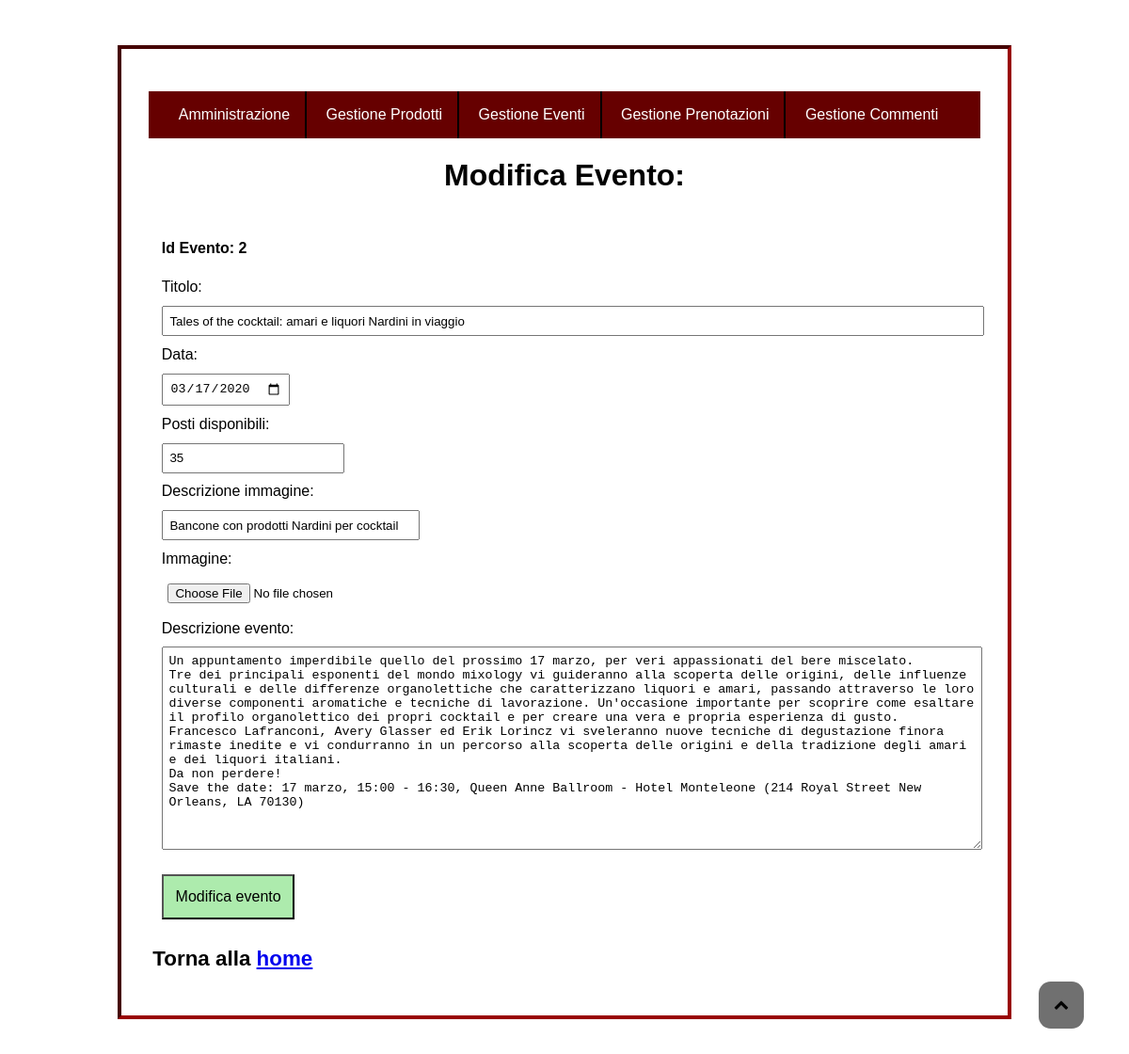
Screenshot of /Admin/form_amministrazione/modelevent.php?idevento=2 with the database file from the repository.
### tables this page shows
CREATE TABLE eventi (
	idevento INT(11) PRIMARY KEY NOT NULL auto_increment,
	evento VARCHAR(255) NOT NULL,	
	desc_evento VARCHAR(3000) NOT NULL,			
	dataZ DATE NOT NULL,							
	posti INT(4) NOT NULL,
	alt VARCHAR(200) DEFAULT NULL,
	imgeventi LONGBLOB DEFAULT NULL,						
	INDEX(dataz)										
);

### Admin/form_amministrazione/modelevent.php (the view, shortened to what this page needs)
<?php
if(isset($_POST['elimina'])){
    if(isset($_POST['check'])){
            foreach ($_POST['check'] as $id){
              $check=mysqli_query($conn, "SELECT * FROM eventi WHERE idevento='$id'") or die ("non esiste l'evento".mysqli_error());
              if(mysqli_num_rows($check)>0){
                $delete_prenotazioni=mysqli_query($conn, "DELETE prenotazioni FROM prenotazioni JOIN eventi ON(eventi.dataZ=prenotazioni.dataevento) WHERE prenotazioni.dataevento=eventi.dataZ");
                $delete=mysqli_query($conn, "DELETE FROM eventi WHERE idevento='$id'") or die ("non eliminato".mysqli_error());
                header('location: queryeliminaeventi.php');
            }
        }
    }
    header('location: queryeliminaeventi.php');
    exit();
}
else{
$id=$_GET['idevento'];
$catalogo=array();
$query=mysqli_query($conn, "SELECT * FROM eventi WHERE idevento='$id'");
	while($row=mysqli_fetch_assoc($query))
{
	$catalogo[]=$row;
}
$mod_event=file_get_contents("modificaevento.html");
foreach($catalogo as $catalogomultiplo)
{
	$mod_event=str_replace('$idevento$', $catalogomultiplo["idevento"], $mod_event);
	$mod_event=str_replace('$evento$', $catalogomultiplo["evento"], $mod_event);
	$mod_event=str_replace('$desc_evento$', $catalogomultiplo["desc_evento"], $mod_event);
	$mod_event=str_replace('$dataZ$', $catalogomultiplo["dataZ"], $mod_event);
	$mod_event=str_replace('$posti$', $catalogomultiplo["posti"], $mod_event);
	$mod_event=str_replace('$alt$', $catalogomultiplo["alt"], $mod_event);
	$mod_event=str_replace('$imgeventi$', $catalogomultiplo["imgeventi"], $mod_event);
}
echo $mod_event;
}
?>

### Admin/amministrazione.css (style rules this page uses)
html, body { max-width:950px; margin: auto; font-family: Georgia, Arial, sans-serif; font-size: 100%; background: url(../img/vignaamm3.jpg); background-repeat: no-repeat; background-attachment: fixed; background-size: cover; }
body { padding-top: 3em; padding-bottom: 3em; }
.btn_btn-success { background: #adebad; font-size:1em; margin-top: 1em; padding: 0.8em; text-decoration: none; color: black; cursor: pointer; }
#myBtn { position: fixed; bottom: 2.4em; right: 3em; z-index: 99; border: none; outline: none; padding: 1em; border-radius: 0.8em; background: #707070; }
#myBtn span { color: black; }
.fa-chevron-up:before { content:"\f077"; }
#adm-content, #corpoform { background: white; padding: 1.8em; border: inset 4px #990000; }
#adm-content h1, #corpoform h1 { text-align: center; }
#adm-content h2, #corpoform h2 { text-align: left; margin-left: 0.2em; font-size: 1.4em; }
#corpoform p { display: block; font-weight: bold; }
#input1, #tipo, #tipologia, #input2, #input3, #input4, #input5, #input6, #input8, #input9, #input10, #input11, #input12, #input13, #input14, #input15, #desc, #image { padding: 0.5em; display: block; margin-top: 0.8em; margin-bottom: 0.8em; }
#input11, #desc { width: 30%; }
#input12 { width: 100%; }
#input13 { width: 100%; height: 15em; }
.adm-form { border: none; }
.intestazione_commento h2, p { display: inline; line-height: 2; }
.header_amm { background: #660000; display: block; z-index: 100; margin: auto; width: 100%; }
#menu_amm li { list-style-type: none; display: inline-block; z-index: 6; padding: 1em; font-size: 1em; border-right: 2px solid black; }
#menu_amm a { text-align: center; }
#menu_amm>li>a { color:white; text-decoration: none; }
#menu_amm { padding-left: 1em; padding-right: 1em; }
#menu_amm>li:last-child { border-right: none; }

### Admin/stampa_amm.css (style rules this page uses)
html, body { max-width: 1000px; margin: auto; font-family: Georgia, Arial, sans-serif; font-size: 100%; background: none; }
body { padding-top: 1em; padding-bottom: 1em; }
.btn_btn-success { text-decoration: none; border: 2px groove black; background: none; }
#myBtn { display: none; }
#adm-content, #corpoform { background: white; padding: 0.6em; border: inset 4px black; }
#adm-content h1, #corpoform h1 { text-align: center; margin: 0.2em; font-size: 1.5em; }
#adm-content h2, #corpoform h2 { text-align: left; margin-left: 0.2em; font-size: 1.1em; }
#corpoform p { display: block; font-weight: bold; }
#input1, #tipo, #tipologia, #input2, #input3, #input4, #input5, #input6, #input8, #input9, #input10, #input11, #input12, #input13, #input14, #input15, #desc, #image { padding: 0.5em; display: block; margin-top: 0.8em; margin-bottom: 0.8em; }
#input5, #desc { width: 45%; }
#input12 { width: 100%; }
#input13 { width: 100%; height: 15em; }
.adm-form { border: none; }
.intestazione_commento h2, p { display: inline; line-height: 2; }
.header_amm, #hamburger, #menu_amm { display: none; }

### rows the page displays
eventi: evento "Tales of the cocktail: amari e liquori Nardini in viaggio", dataZ "03/17/2020", posti "35", alt "Bancone con prodotti Nardini per cocktail", desc_evento "Un appuntamento imperdibile quello del prossimo 17 marzo, per veri appassionati del bere miscelato. Tre dei principali esponenti del mondo mixology vi guideranno alla scoperta delle origini, delle influenze culturali e delle differenze organolettiche che caratterizzano liquori e amari, passando attraverso le loro diverse componenti aromatiche e tecniche di lavorazione. Un'occasione importante per scoprire come esaltare il profilo organolettico dei propri cocktail e per creare una vera e propria esperienza di gusto. Francesco Lafranconi, Avery Glasser ed Erik Lorincz vi sveleranno nuove tecniche di degustazione finora rimaste inedite e vi condurranno in un percorso alla scoperta delle…"
